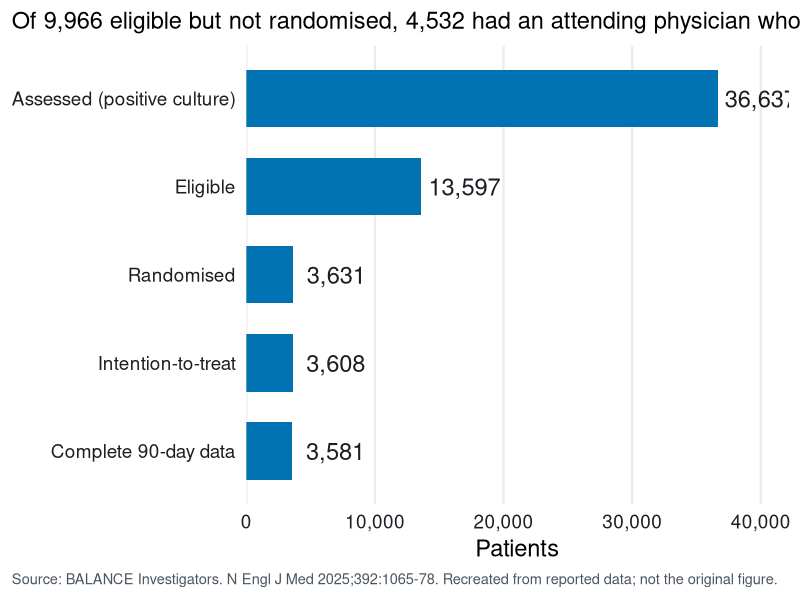
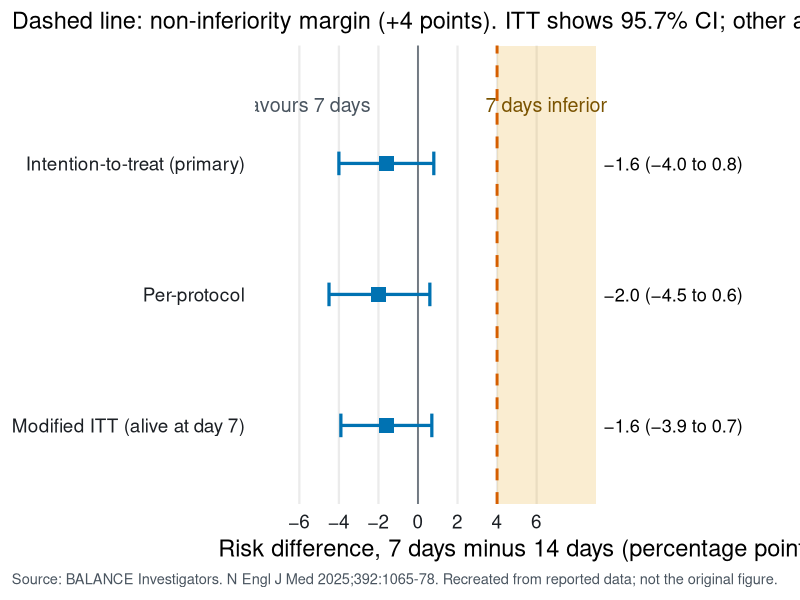
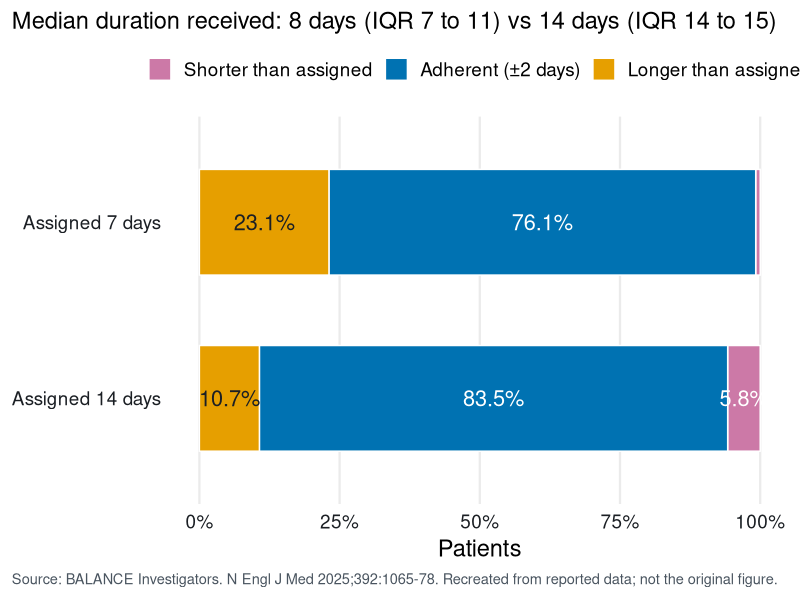
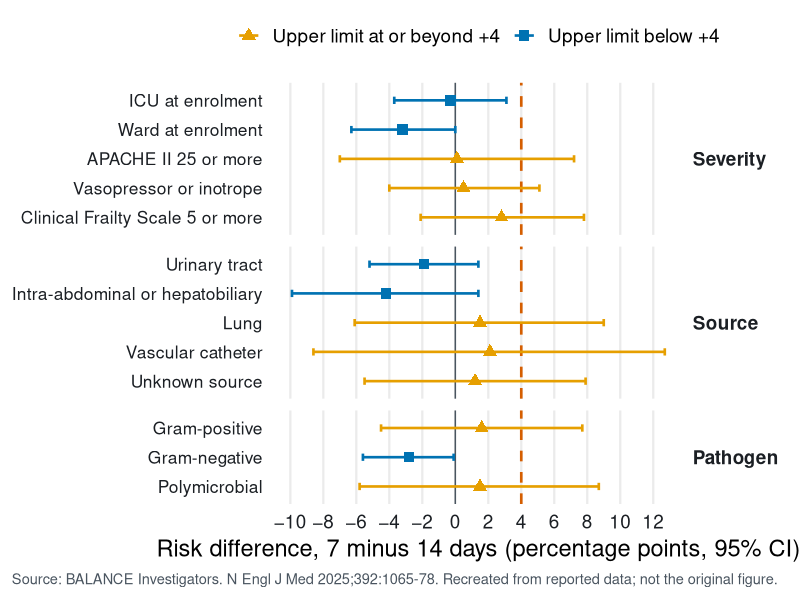
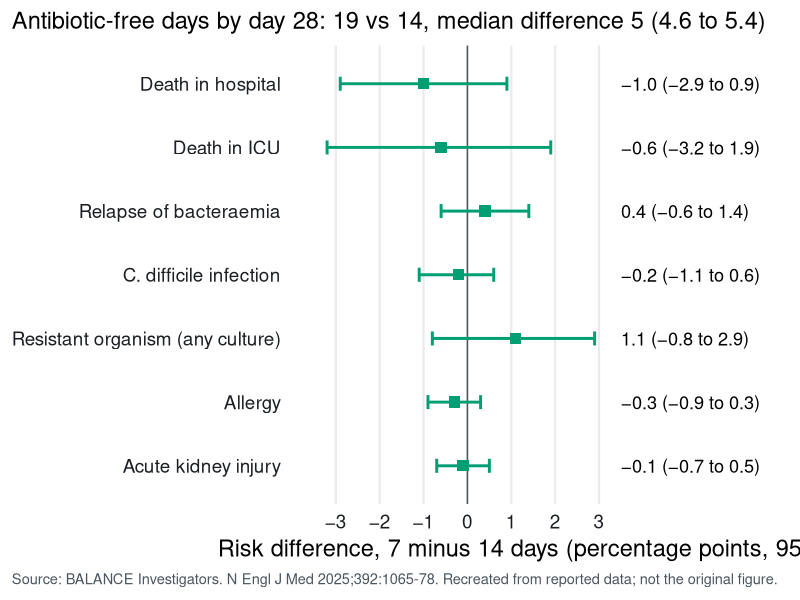

Write R code to recreate these figures, in order.
## ---- chunk 1
#| label: setup
library(ggplot2)
# Ensure UTF-8 so minus signs and ± render in plots on any machine
utf8 <- isTRUE(l10n_info()[["UTF-8"]])   # fall back to ASCII symbols if R is not running in a UTF-8 locale

oi <- c(blue = "#0072B2", orange = "#E69F00", verm = "#D55E00", green = "#009E73",
        sky = "#56B4E9", purple = "#CC79A7", ink = "#1B1F24", grey = "#4A5560")

theme_jc <- theme_minimal(base_size = 17) +
  theme(
    plot.title.position = "plot",
    plot.caption.position = "plot",
    plot.caption = element_text(colour = oi[["grey"]], size = 10.5, hjust = 0),
    panel.grid.minor = element_blank(),
    panel.grid.major.y = element_blank(),
    axis.text = element_text(colour = oi[["ink"]]),
    strip.text = element_text(face = "bold", hjust = 0, colour = oi[["ink"]]),
    legend.position = "top"
  )

src <- "Source: BALANCE Investigators. N Engl J Med 2025;392:1065-78. Recreated from reported data; not the original figure."
umin <- function(x) if (utf8) gsub("-", "\u2212", x, fixed = TRUE) else x
pm <- if (utf8) "\u00b1" else "+/-"
fmt_rd <- function(rd, lo, hi) umin(sprintf("%.1f (%.1f to %.1f)", rd, lo, hi))

# Primary outcome, Table 2 and Figure 2 of the paper
prim <- data.frame(
  analysis = c("Intention-to-treat (primary)", "Per-protocol", "Modified ITT (alive at day 7)"),
  e7  = c(261, 178, 247), n7  = c(1802, 1370, 1788),
  e14 = c(286, 222, 272), n14 = c(1779, 1483, 1765),
  rd  = c(-1.6, -2.0, -1.6), lo = c(-4.0, -4.5, -3.9), hi = c(0.8, 0.6, 0.7),
  ci_level = c("95.7% CI", "95% CI", "95% CI")
)
prim$rd_check <- round(100 * (prim$e7 / prim$n7 - prim$e14 / prim$n14), 1)
stopifnot(all(prim$rd_check == prim$rd))   # counts reproduce the published differences

# Absolute and relative effects, intention-to-treat
r7  <- prim$e7[1] / prim$n7[1]
r14 <- prim$e14[1] / prim$n14[1]
arr <- r14 - r7                      # absolute risk reduction (14 minus 7)
rrr <- arr / r14                     # relative risk reduction
nnt <- 1 / arr                       # point estimate only
# Published 95.7% CI for difference (7 minus 14): -4.0 to 0.8 percentage points
nntb_limit <- 1 / (abs(prim$lo[1]) / 100)   # benefit end of CI
nnth_limit <- 1 / (prim$hi[1] / 100)        # harm end of CI

# Non-inferiority margin in relative terms
margin <- 4
rel_margin_planned  <- margin / 22                 # planning assumption, 22% control mortality
rel_margin_observed <- margin / (100 * r14)        # observed control mortality
## ---- chunk 2
#| label: plot-flow
#| fig-width: 11
#| fig-height: 4.6
#| fig-alt: "Horizontal bar chart of trial flow: 36,637 patients with positive blood cultures were assessed, 13,597 were eligible, 3,631 were randomised, 3,608 formed the intention-to-treat population and 3,581 had complete 90-day outcome data."
flow <- data.frame(
  stage = c("Assessed (positive culture)", "Eligible", "Randomised", "Intention-to-treat", "Complete 90-day data"),
  n = c(36637, 13597, 3631, 3608, 3581)
)
flow$stage <- factor(flow$stage, levels = rev(flow$stage))
ggplot(flow, aes(n, stage)) +
  geom_col(fill = oi[["blue"]], width = 0.65) +
  geom_text(aes(label = format(n, big.mark = ",")), hjust = -0.1, size = 6, colour = oi[["ink"]]) +
  scale_x_continuous(expand = expansion(mult = c(0, 0.15)), labels = scales::comma) +
  labs(x = "Patients", y = NULL,
       subtitle = "Of 9,966 eligible but not randomised, 4,532 had an attending physician who declined",
       caption = src) +
  theme_jc
## ---- chunk 3
#| label: plot-primary
#| fig-width: 11
#| fig-height: 4.4
#| fig-alt: "Forest plot of the risk difference in 90-day mortality, 7 days minus 14 days. Intention-to-treat minus 1.6 percentage points, 95.7% CI minus 4.0 to 0.8. Per-protocol minus 2.0, 95% CI minus 4.5 to 0.6. Modified intention-to-treat minus 1.6, 95% CI minus 3.9 to 0.7. All upper limits lie below the non-inferiority margin of plus 4 points."
pp <- prim
pp$analysis <- factor(pp$analysis, levels = rev(pp$analysis))
pp$lab <- fmt_rd(pp$rd, pp$lo, pp$hi)
ggplot(pp, aes(rd, analysis)) +
  annotate("rect", xmin = margin, xmax = 9, ymin = -Inf, ymax = Inf, fill = oi[["orange"]], alpha = 0.18) +
  annotate("text", x = 6.5, y = 3.45, label = "7 days inferior", colour = "#7A5300", size = 5) +
  annotate("text", x = -5.6, y = 3.45, label = "favours 7 days", colour = oi[["grey"]], size = 5) +
  geom_vline(xintercept = 0, colour = oi[["grey"]]) +
  geom_vline(xintercept = margin, linetype = "dashed", colour = oi[["verm"]], linewidth = 1) +
  geom_errorbar(aes(xmin = lo, xmax = hi), width = 0.18, linewidth = 1.1, colour = oi[["blue"]]) +
  geom_point(size = 4.5, shape = 15, colour = oi[["blue"]]) +
  geom_text(aes(x = 9.4, label = lab), hjust = 0, size = 4.6) +
  scale_x_continuous(limits = c(-7, 17.5), breaks = seq(-6, 6, 2),
                     labels = function(x) umin(as.character(x))) +
  scale_y_discrete(expand = expansion(add = c(0.6, 0.9))) +
  labs(x = "Risk difference, 7 days minus 14 days (percentage points)", y = NULL,
       subtitle = "Dashed line: non-inferiority margin (+4 points). ITT shows 95.7% CI; other analyses 95% CI", caption = src) +
  theme_jc
## ---- chunk 4
#| label: plot-adherence
#| fig-width: 11
#| fig-height: 4.2
#| fig-alt: "Stacked horizontal bars of adherence to assigned duration. 7-day group: 0.8% shorter, 76.1% adherent, 23.1% longer. 14-day group: 5.8% shorter, 83.5% adherent, 10.7% longer."
adh <- data.frame(
  arm = rep(c("Assigned 7 days", "Assigned 14 days"), each = 3),
  cat = rep(c("Shorter than assigned", paste0("Adherent (", pm, "2 days)"), "Longer than assigned"), 2),
  pct = c(0.8, 100 - 23.9, 23.1, 5.8, 100 - 16.5, 10.7)
)
adh$arm <- factor(adh$arm, levels = c("Assigned 14 days", "Assigned 7 days"))
adh$cat <- factor(adh$cat, levels = unique(adh$cat))
ggplot(adh, aes(pct, arm, fill = cat)) +
  geom_col(width = 0.6, colour = "white") +
  geom_text(aes(label = ifelse(pct > 4, sprintf("%.1f%%", pct), "")),
            position = position_stack(vjust = 0.5), size = 5.5,
            colour = c("white", "white", oi[["ink"]], "white", "white", oi[["ink"]])) +
  scale_fill_manual(values = c(oi[["purple"]], oi[["blue"]], oi[["orange"]]), name = NULL) +
  scale_x_continuous(labels = function(x) paste0(x, "%")) +
  labs(x = "Patients", y = NULL,
       subtitle = "Median duration received: 8 days (IQR 7 to 11) vs 14 days (IQR 14 to 15)",
       caption = src) +
  theme_jc
## ---- chunk 5
#| label: plot-subgroups
#| fig-width: 11
#| fig-height: 5.1
#| fig-alt: "Forest plot of selected prespecified subgroups for 90-day mortality risk difference. Most intervals are wide and several cross the plus 4 point margin, including lung, vascular catheter, unknown source, gram-positive, polymicrobial, Clinical Frailty Scale 5 or more, APACHE II 25 or more and vasopressor use. Gram-negative is minus 2.8, 95% CI minus 5.6 to minus 0.1."
sg <- data.frame(
  group = c(rep("Severity", 5), rep("Source", 5), rep("Pathogen", 3)),
  sub = c("ICU at enrolment", "Ward at enrolment", "APACHE II 25 or more", "Vasopressor or inotrope", "Clinical Frailty Scale 5 or more",
          "Urinary tract", "Intra-abdominal or hepatobiliary", "Lung", "Vascular catheter", "Unknown source",
          "Gram-positive", "Gram-negative", "Polymicrobial"),
  rd = c(-0.3, -3.2, 0.1, 0.5, 2.8, -1.9, -4.2, 1.5, 2.1, 1.2, 1.6, -2.8, 1.5),
  lo = c(-3.7, -6.3, -7.0, -4.0, -2.1, -5.2, -9.9, -6.1, -8.6, -5.5, -4.5, -5.6, -5.8),
  hi = c(3.1, 0.0, 7.2, 5.1, 7.8, 1.4, 1.4, 9.0, 12.7, 7.9, 7.7, -0.1, 8.7)
)
sg$group <- factor(sg$group, levels = c("Severity", "Source", "Pathogen"))
sg$sub <- factor(sg$sub, levels = rev(sg$sub))
sg$crosses <- ifelse(sg$hi >= margin, "Upper limit at or beyond +4", "Upper limit below +4")
ggplot(sg, aes(rd, sub, colour = crosses, shape = crosses)) +
  geom_vline(xintercept = 0, colour = oi[["grey"]]) +
  geom_vline(xintercept = margin, linetype = "dashed", colour = oi[["verm"]], linewidth = 0.9) +
  geom_errorbar(aes(xmin = lo, xmax = hi), width = 0.25, linewidth = 0.9) +
  geom_point(size = 3.2) +
  facet_grid(group ~ ., scales = "free_y", space = "free_y") +
  scale_colour_manual(values = c(oi[["orange"]], oi[["blue"]]), name = NULL) +
  scale_shape_manual(values = c(17, 15), name = NULL) +
  scale_x_continuous(breaks = seq(-10, 12, 2), labels = function(x) umin(as.character(x))) +
  labs(x = "Risk difference, 7 minus 14 days (percentage points, 95% CI)", y = NULL, caption = src) +
  theme_jc + theme(legend.position = "top", axis.text.y = element_text(size = 12.5),
                   strip.text.y = element_text(angle = 0, hjust = 0))
## ---- chunk 6
#| label: plot-secondary
#| fig-width: 11
#| fig-height: 4
#| fig-alt: "Forest plot of binary secondary outcomes, risk difference 7 minus 14 days with 95% CI: death in hospital minus 1.0 (minus 2.9 to 0.9); death in ICU minus 0.6 (minus 3.2 to 1.9); relapse 0.4 (minus 0.6 to 1.4); C. difficile minus 0.2 (minus 1.1 to 0.6); resistant organism colonisation or infection 1.1 (minus 0.8 to 2.9); allergy minus 0.3 (minus 0.9 to 0.3); acute kidney injury minus 0.1 (minus 0.7 to 0.5)."
sec <- data.frame(
  out = c("Death in hospital", "Death in ICU", "Relapse of bacteraemia", "C. difficile infection",
          "Resistant organism (any culture)", "Allergy", "Acute kidney injury"),
  rd = c(-1.0, -0.6, 0.4, -0.2, 1.1, -0.3, -0.1),
  lo = c(-2.9, -3.2, -0.6, -1.1, -0.8, -0.9, -0.7),
  hi = c(0.9, 1.9, 1.4, 0.6, 2.9, 0.3, 0.5)
)
sec$out <- factor(sec$out, levels = rev(sec$out))
sec$lab <- fmt_rd(sec$rd, sec$lo, sec$hi)
ggplot(sec, aes(rd, out)) +
  geom_vline(xintercept = 0, colour = oi[["grey"]]) +
  geom_errorbar(aes(xmin = lo, xmax = hi), width = 0.22, linewidth = 1, colour = oi[["green"]]) +
  geom_point(size = 3.5, shape = 15, colour = oi[["green"]]) +
  geom_text(aes(x = 3.5, label = lab), hjust = 0, size = 4.6) +
  scale_x_continuous(limits = c(-3.5, 6.8), breaks = seq(-3, 3, 1), labels = function(x) umin(as.character(x))) +
  labs(x = "Risk difference, 7 minus 14 days (percentage points, 95% CI)", y = NULL,
       subtitle = "Antibiotic-free days by day 28: 19 vs 14, median difference 5 (4.6 to 5.4)",
       caption = src) +
  theme_jc
